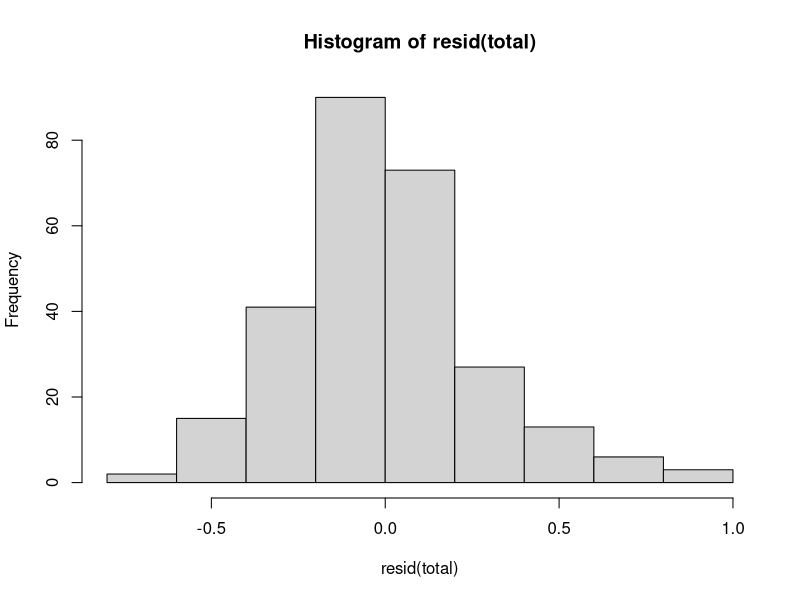
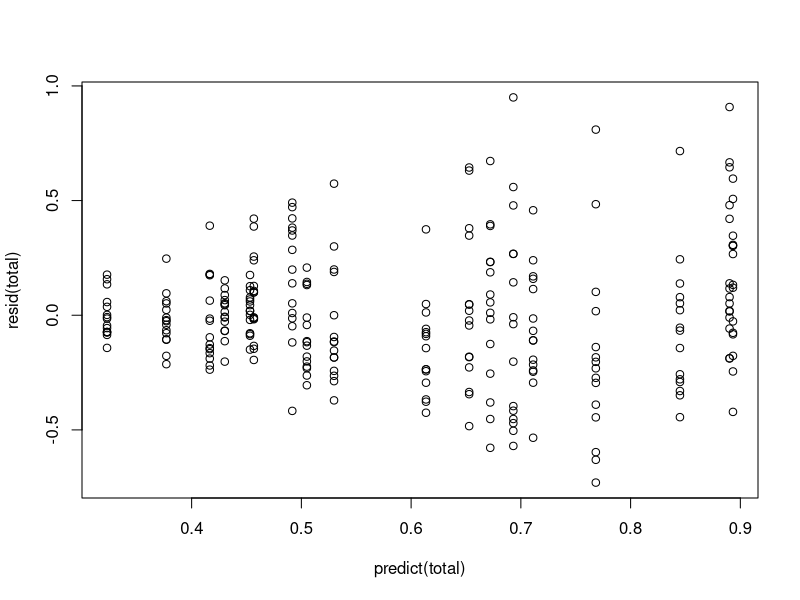
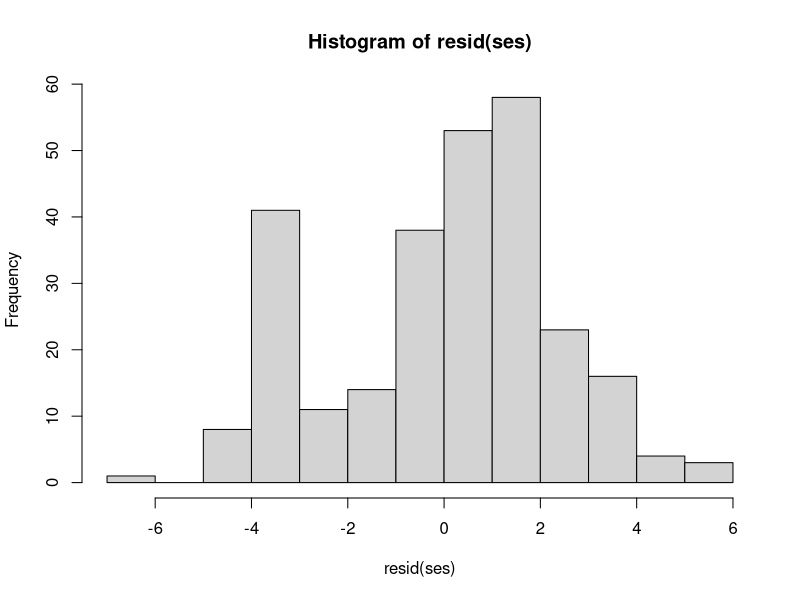
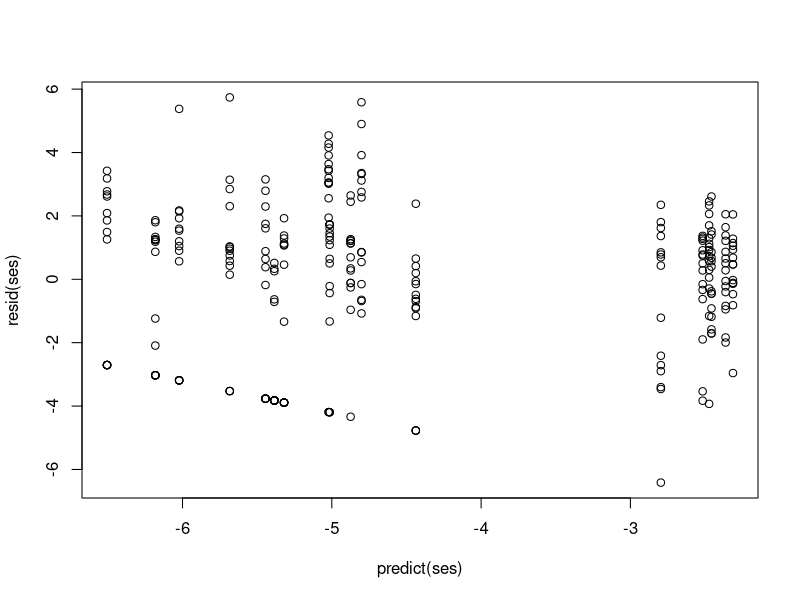
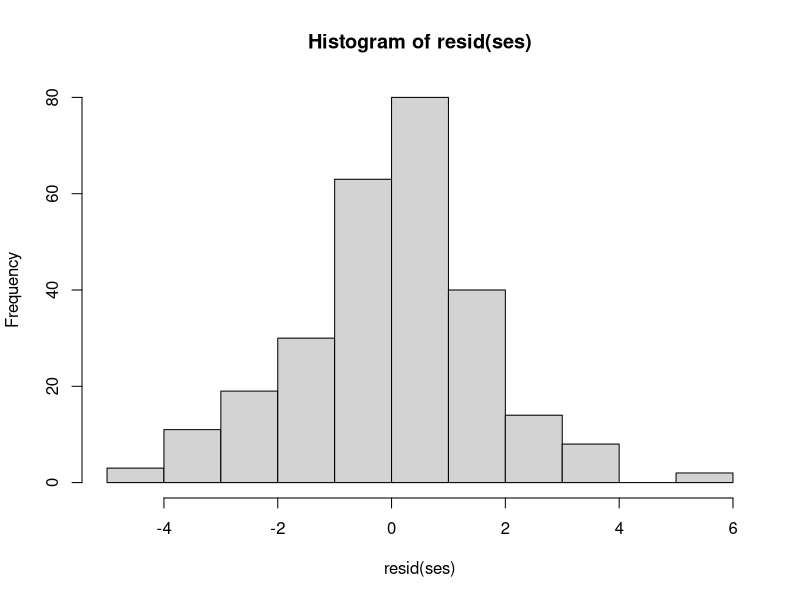
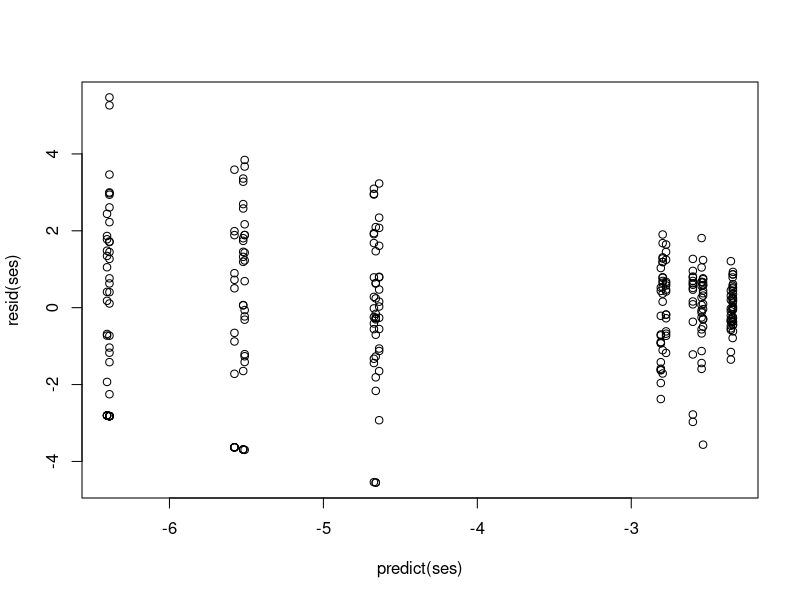
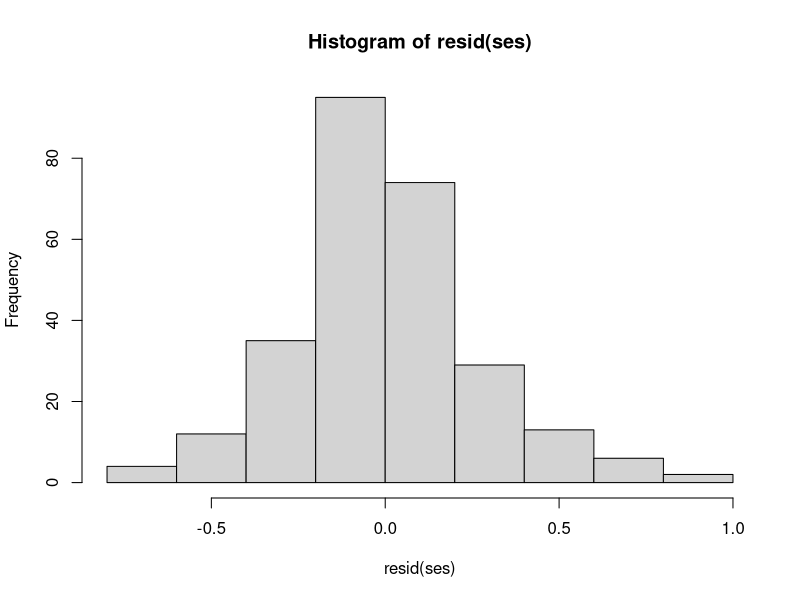
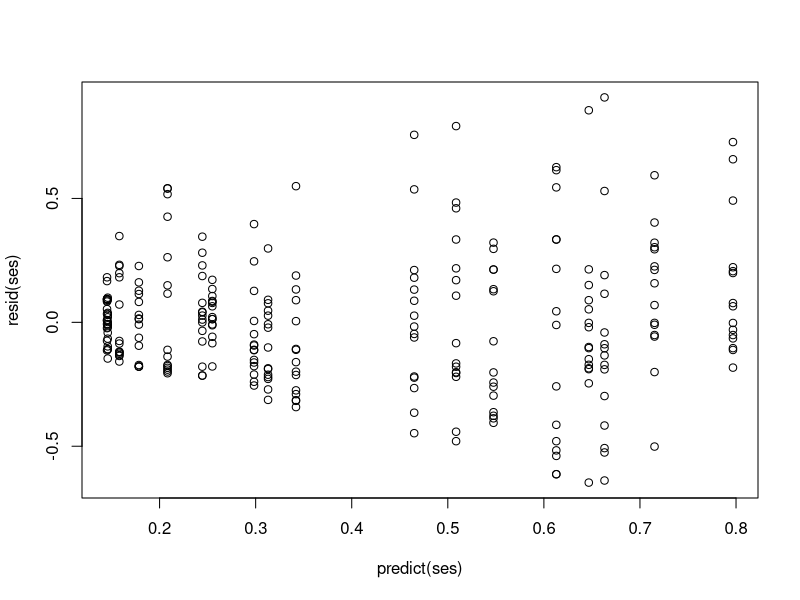

Recreate these plots in R, in order.
###Outline for Floral Scent Analysis

#basics:

library(vegan)
library(multcomp)
library(lme4)
library(lmerTest)
library(emmeans)

#the entire, mass-standardized, data file:

mass.data<-read.csv("data/all_data_standardized_mass.csv", header=TRUE)
mass.data$Site.Type<-factor(mass.data$Site.Type, levels=c("One", "Two", "Four"))

#adding in total scent:

mass.data$total<-rowSums(cbind(mass.data[,c(12:65)]))

#adding in type of compounds:

mass.data$mono<-(mass.data$er.2.6.dimethyl.1.3.5.7.octatetraene..trans.+mass.data$er.6.methyl.5.hepten.2.one +mass.data$er.alpha.pinene +mass.data$er.alpha.terpineol + mass.data$er.alpha.terpinene+ mass.data$er.alpha.terpinolene+ mass.data$er.beta.myrcene + mass.data$er.beta.phellandrene + mass.data$er.beta.pinene+mass.data$er.borneol + mass.data$er.cis.beta.ocimene + mass.data$er.gamma.terpinene + mass.data$er.geraniol + mass.data$er.limonene + mass.data$er.linalool + mass.data$er.myroxide + mass.data$er.para.cymene + mass.data$er.sabinene+ mass.data$er.sabinene.hydrate + mass.data$er.terpinen.4.ol + mass.data$er.trans.beta.ocimene + mass.data$er.verbenone)
mass.data$glv<-(mass.data$er.1.hexanol+mass.data$er.cis.3.hexen.1.ol+mass.data$er.cis.3.hexenyl.acetate+mass.data$er.cis.jasmone+ mass.data$er.trans.2.hexen.1.ol )
mass.data$arom<-(mass.data$er.2.amino.phenyl.ethenone+ mass.data$er.2.phenyl.ethanol+ mass.data$er.benzyl.acetate+ mass.data$er.benzyl.alcohol+ mass.data$er.cinnamic.alcohol+ mass.data$er.methyl.nicotinate+ mass.data$er.methyl.salicylate+ mass.data$er.trans.cinnamic.aldehyde+ mass.data$er.veratrole)
mass.data$sesqui<-(mass.data$er.alloaromadendrene+ mass.data$er.alpha.bergamotene + mass.data$er.alpha.humulene + mass.data$er.beta.cadinene + mass.data$er.beta.farnesene + mass.data$er.beta.longipinene + mass.data$er.caryophyllene.oxide + mass.data$er.DMNT + mass.data$er.gamma.cadinene + mass.data$er.germacrene.D + mass.data$er.intermedeol + mass.data$er.patchoulane + mass.data$er.trans.beta.caryophyllene + mass.data$er.trans.DMNT + mass.data$er.trans.trans.alpha.farnesene + mass.data$er.unknown.C15H24+mass.data$er.unknown.C15H24.2 + mass.data$er.unknown.C15H24.3)

#compounds only:

mass.data.compounds<-mass.data[,12:65]


#A. Multivariate analyses:
#first, adonis:
scents.permanova<-adonis(mass.data.compounds~Site.Type*Species, data=mass.data, strata=mass.data$Site.Type, permutations=999, method="bray")

scents.permanova

#second, capscale:


mass.data$Code<-as.factor(paste(mass.data$Species,mass.data$Site.Type))

scents.cap <-capscale(mass.data.compounds ~ Code, mass.data, dist="bray") 
scents.cap
summary(scents.cap)

#adding the capscale scores to the mass.data.compounds object, to be able to assess how correlated each compound is with the cap axes:

scores<-as.data.frame(scores(scents.cap, display="sites"))


mass.data.compounds.scores<-cbind(mass.data.compounds, scores)

cors <- as.data.frame(sapply(1:54,function(x) cor.test(mass.data.compounds.scores[,x],mass.data.compounds.scores$CAP1)))

cors2 <- as.data.frame(sapply(1:54,function(x) cor.test(mass.data.compounds.scores[,x],mass.data.compounds.scores$CAP2)))
pvals<-sapply(1:54,function(x) cors[,x]$p.value)
pvals2<-sapply(1:54,function(x) cors2[,x]$p.value)
pvals.a<-p.adjust(pvals, method="BH")
pvals.a2<-p.adjust(pvals2, method="BH")


co1<-sapply(1:54,function(x) cors[,x]$estimate)
co2<-sapply(1:54,function(x) cors2[,x]$estimate)


compounds<-colnames(mass.data.compounds)

c.table<-as.data.frame(cbind(compounds,cor1=co1,cap1=pvals.a,cor2=co2, cap2=pvals.a2))
c.table$cap1<-as.numeric(as.character(c.table$cap1))
c.table$cap2<-as.numeric(as.character(c.table$cap2))
c.table$sig1<-rep("No", times=dim(c.table)[1])
c.table$sig2<-rep("No", times=dim(c.table)[1])
c.table$sig1<-ifelse(c.table$cap1 < 0.01, "Yes", c.table$sig1)
c.table$sig2<-ifelse(c.table$cap2 < 0.01, "Yes", c.table$sig2)


## B. Univariate analyses
#first, total scent:


total<-lmer(sqrt(total)~Site.Type*Species+ (1|Site), data=mass.data)

hist(resid(total))
plot(predict(total),resid(total)) 
summary(total)
anova(total)


emmeans(total, "Species",type="response" )
contrast<-emmeans(total, pairwise~Species|Site.Type, type="response")

#second, compound classes:

ses<-lmer(log(glv+0.0001)~Site.Type*Species+ (1|Site), data=mass.data)
hist(resid(ses))
plot(predict(ses),resid(ses)) 

ses<-lmer(log(sesqui+0.0001)~Site.Type*Species+ (1|Site), data=mass.data)
hist(resid(ses))
plot(predict(ses),resid(ses)) 

ses<-lmer(sqrt(mono)~Site.Type*Species+ (1|Site), data=mass.data)
hist(resid(ses))
plot(predict(ses),resid(ses)) 

ses<-lmer(sqrt(arom)~Site.Type*Species+ (1|Site), data=mass.data)
hist(resid(ses))
plot(predict(ses),resid(ses)) 


#third, the nine compounds that were significantly correlated with the cap axes:

ses<-lmer(sqrt(er.2.amino.phenyl.ethenone)~Site.Type*Species+ (1|Site), data=mass.data)
ses<-lmer(log(er.alpha.pinene+0.001)~Site.Type*Species+ (1|Site), data=mass.data)
ses<-lmer(log(er.beta.pinene+0.001)~Site.Type*Species+ (1|Site), data=mass.data)
ses<-lmer(log(er.gamma.terpinene+0.001)~Site.Type*Species+ (1|Site), data=mass.data)
ses<-lmer(log(er.sabinene.hydrate+0.001)~Site.Type*Species+ (1|Site), data=mass.data)
ses<-lmer(log(er.methyl.nicotinate+0.001)~Site.Type*Species+ (1|Site), data=mass.data)
ses<-lmer(sqrt(er.trans.cinnamic.aldehyde)~Site.Type*Species+ (1|Site), data=mass.data)
ses<-lmer(sqrt(er.veratrole)~Site.Type*Species+ (1|Site), data=mass.data)
ses<-lmer(log(er.cis.3.hexenyl.acetate+0.001)~Site.Type*Species+ (1|Site), data=mass.data)
anova(ses)

contrast<-emmeans(ses, pairwise~Site.Type|Species, type="response")
contrast

  
  
  contrast.matrix3 <- rbind(
  `C-U: one vs two` = c(0, 0, 0, 0, 1, 0),
  `C-U: one vs four` = c(0, 0, 0, 0, 0, 1),
  `C-U: two vs four` = c(0, 0, 0, 0, -1, 1))
  
  comps3 <- glht(ses, contrast.matrix3)
summary(comps3)
